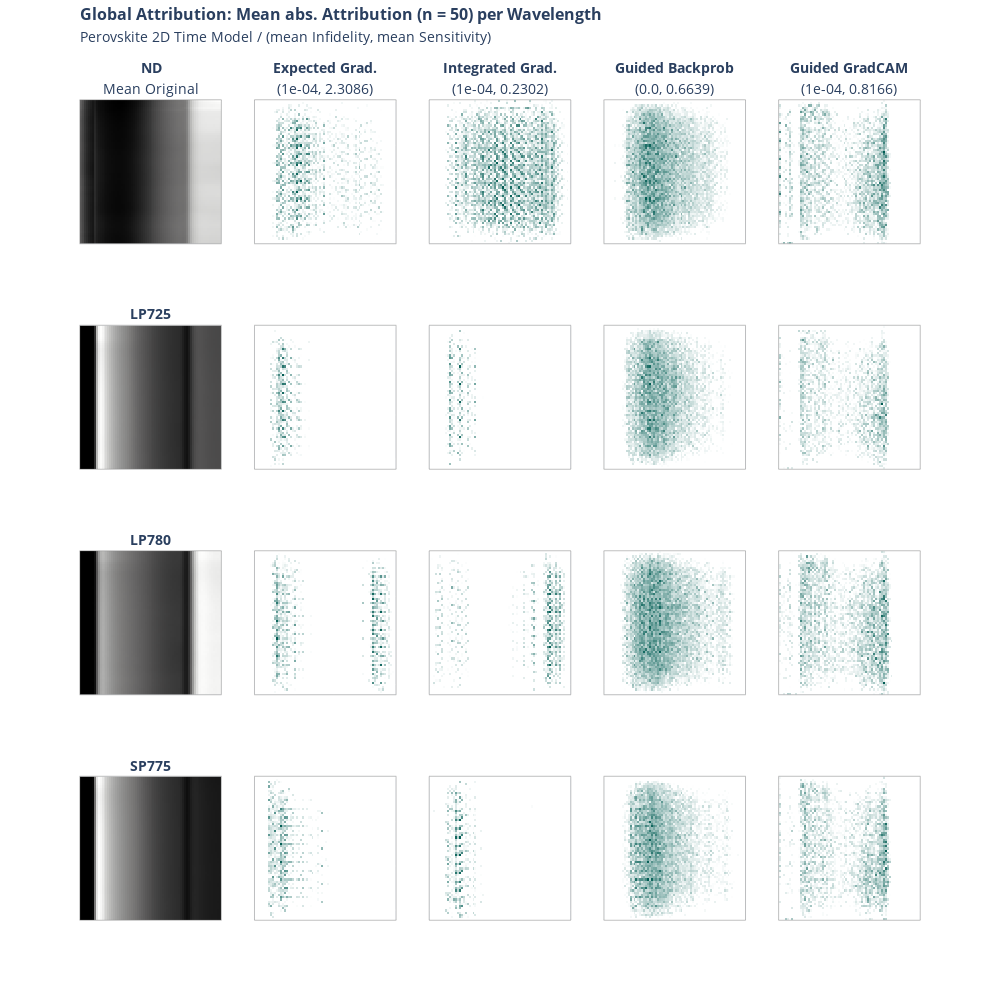

Notebook code for this chart:
### Code cell
import plotly.graph_objects as go
import plotly.express as px
from plotly.subplots import make_subplots

def format_title(title, subtitle=None,font_size=16, subtitle_font_size=14):
    title = f'<span style="font-size: {font_size}px;"><b>{title}</b></span>'
    if not subtitle:
        return title
    subtitle = f'<span style="font-size: {subtitle_font_size}px;">{subtitle}</span>'
    return f'{title}<br>{subtitle}'

colors = [(0, "#ffffff"),(0.3, "#ffffff"), (1, "#005C53")]

x = x_batch.mean(0)

fig = make_subplots(rows=4, 
                    cols=5,
                    vertical_spacing = 0.1,
                    subplot_titles=(format_title("ND", "Mean Original",font_size=14),
                    format_title("Expected Grad.","(" + str(np.round(infid_eg.numpy(),4)) + ", " + str(np.round(sens_eg.numpy(),4)) + ")",font_size=14), 
                    format_title("Integrated Grad.", "(" + str(np.round(infid_ig.numpy(),4)) + ", " + str(np.round(sens_ig.numpy(),4)) + ")",font_size=14),
                    format_title("Guided Backprob", "(" + str(np.round(infid_gbp.numpy(),4)) + ", " + str(np.round(sens_gbp.numpy(),4)) + ")",font_size=14),
                    format_title("Guided GradCAM", "(" + str(np.round(infid_ggc.numpy(),4)) + ", " + str(np.round(sens_ggc.numpy(),4)) + ")",font_size=14),
                    format_title("LP725", None,font_size=14),None,None,None,None,
                    format_title("LP780", None,font_size=14),None,None,None,None,
                    format_title("SP775", None,font_size=14),None,None,None,None,)
                    )

fig.add_trace(go.Heatmap(z = x.numpy()[0], colorscale="gray", showscale=False), row=1, col=1)
fig.add_trace(go.Heatmap(z = attr_eg.numpy().squeeze()[0],colorscale=colors, showscale=False), row=1, col=2)
fig.add_trace(go.Heatmap(z = attr_ig.numpy().squeeze()[0],colorscale=colors, showscale=False), row=1, col=3)
fig.add_trace(go.Heatmap(z = attr_gbp.numpy().squeeze()[0],colorscale=colors, showscale=False), row=1, col=4)
fig.add_trace(go.Heatmap(z = attr_ggc.numpy().squeeze()[0],colorscale=colors, showscale=False), row=1, col=5)

fig.add_trace(go.Heatmap(z = x.numpy()[1], colorscale="gray", showscale=False), row=2, col=1)
fig.add_trace(go.Heatmap(z = attr_eg.numpy().squeeze()[1],colorscale=colors, showscale=False), row=2, col=2)
fig.add_trace(go.Heatmap(z = attr_ig.numpy().squeeze()[1],colorscale=colors, showscale=False), row=2, col=3)
fig.add_trace(go.Heatmap(z = attr_gbp.numpy().squeeze()[1],colorscale=colors, showscale=False), row=2, col=4)
fig.add_trace(go.Heatmap(z = attr_ggc.numpy().squeeze()[1],colorscale=colors, showscale=False), row=2, col=5)

fig.add_trace(go.Heatmap(z = x.numpy()[2], colorscale="gray", showscale=False), row=3, col=1)
fig.add_trace(go.Heatmap(z = attr_eg.numpy().squeeze()[2],colorscale=colors, showscale=False), row=3, col=2)
fig.add_trace(go.Heatmap(z = attr_ig.numpy().squeeze()[2],colorscale=colors, showscale=False), row=3, col=3)
fig.add_trace(go.Heatmap(z = attr_gbp.numpy().squeeze()[2],colorscale=colors, showscale=False), row=3, col=4)
fig.add_trace(go.Heatmap(z = attr_ggc.numpy().squeeze()[2],colorscale=colors, showscale=False), row=3, col=5)

fig.add_trace(go.Heatmap(z = x.numpy()[3], colorscale="gray", showscale=False), row=4, col=1)
fig.add_trace(go.Heatmap(z = attr_eg.numpy().squeeze()[3],colorscale=colors, showscale=False), row=4, col=2)
fig.add_trace(go.Heatmap(z = attr_ig.numpy().squeeze()[3],colorscale=colors, showscale=False), row=4, col=3)
fig.add_trace(go.Heatmap(z = attr_gbp.numpy().squeeze()[3],colorscale=colors, showscale=False), row=4, col=4)
fig.add_trace(go.Heatmap(z = attr_ggc.numpy().squeeze()[3],colorscale=colors, showscale=False), row=4, col=5)

fig.update_yaxes(autorange='reversed', showticklabels = False)
fig.update_xaxes(showticklabels = False)

fig.update_layout(
    title= format_title("Global Attribution: Mean abs. Attribution (n = " + str(batch_size) + ") per Wavelength",
    "Perovskite 2D Time Model / (mean Infidelity, mean Sensitivity)"),
    title_y = 0.98,
    title_x = 0.08,
    height=1000, width=1000
)

fig.update_xaxes(showline=True, linewidth=0.5, linecolor='grey', mirror=True)
fig.update_yaxes(showline=True, linewidth=0.5, linecolor='grey', mirror=True)

fig.write_image("xai/images/2D_time/2D_cmp_global_wl.png", scale=2)

fig.show()

### Figure 1 — Plotly figure (JSON) as saved in the notebook; plotly's stock layout.template omitted (floating-point values rounded to 4 significant figures; data arrays with more than 128 entries replaced by an {"elided": "..."} marker saying what was removed)
{"data": [{"colorscale": [[0, "rgb(0, 0, 0)"], [0.09091, "rgb(16, 16, 16)"], [0.1818, "rgb(38, 38, 38)"], [0.2727, "rgb(59, 59, 59)"], [0.3636, "rgb(81, 80, 80)"], [0.4545, "rgb(102, 101, 101)"], [0.5455, "rgb(124, 123, 122)"], [0.6364, "rgb(146, 146, 145)"], [0.7273, "rgb(171, 171, 170)"], [0.8182, "rgb(197, 197, 195)"], [0.9091, "rgb(224, 224, 223)"], [1, "rgb(254, 254, 253)"]], "showscale": false, "type": "heatmap", "xaxis": "x", "yaxis": "y", "z": {"elided": "65x72 float values"}}, {"colorscale": [[0, "#ffffff"], [0.3, "#ffffff"], [1, "#005C53"]], "showscale": false, "type": "heatmap", "xaxis": "x2", "yaxis": "y2", "z": {"elided": "65x72 float values"}}, {"colorscale": [[0, "#ffffff"], [0.3, "#ffffff"], [1, "#005C53"]], "showscale": false, "type": "heatmap", "xaxis": "x3", "yaxis": "y3", "z": {"elided": "65x72 float values"}}, {"colorscale": [[0, "#ffffff"], [0.3, "#ffffff"], [1, "#005C53"]], "showscale": false, "type": "heatmap", "xaxis": "x4", "yaxis": "y4", "z": {"elided": "65x72 float values"}}, {"colorscale": [[0, "#ffffff"], [0.3, "#ffffff"], [1, "#005C53"]], "showscale": false, "type": "heatmap", "xaxis": "x5", "yaxis": "y5", "z": {"elided": "65x72 float values"}}, {"colorscale": [[0, "rgb(0, 0, 0)"], [0.09091, "rgb(16, 16, 16)"], [0.1818, "rgb(38, 38, 38)"], [0.2727, "rgb(59, 59, 59)"], [0.3636, "rgb(81, 80, 80)"], [0.4545, "rgb(102, 101, 101)"], [0.5455, "rgb(124, 123, 122)"], [0.6364, "rgb(146, 146, 145)"], [0.7273, "rgb(171, 171, 170)"], [0.8182, "rgb(197, 197, 195)"], [0.9091, "rgb(224, 224, 223)"], [1, "rgb(254, 254, 253)"]], "showscale": false, "type": "heatmap", "xaxis": "x6", "yaxis": "y6", "z": {"elided": "65x72 float values"}}, {"colorscale": [[0, "#ffffff"], [0.3, "#ffffff"], [1, "#005C53"]], "showscale": false, "type": "heatmap", "xaxis": "x7", "yaxis": "y7", "z": {"elided": "65x72 float values"}}, {"colorscale": [[0, "#ffffff"], [0.3, "#ffffff"], [1, "#005C53"]], "showscale": false, "type": "heatmap", "xaxis": "x8", "yaxis": "y8", "z": {"elided": "65x72 float values"}}, {"colorscale": [[0, "#ffffff"], [0.3, "#ffffff"], [1, "#005C53"]], "showscale": false, "type": "heatmap", "xaxis": "x9", "yaxis": "y9", "z": {"elided": "65x72 float values"}}, {"colorscale": [[0, "#ffffff"], [0.3, "#ffffff"], [1, "#005C53"]], "showscale": false, "type": "heatmap", "xaxis": "x10", "yaxis": "y10", "z": {"elided": "65x72 float values"}}, {"colorscale": [[0, "rgb(0, 0, 0)"], [0.09091, "rgb(16, 16, 16)"], [0.1818, "rgb(38, 38, 38)"], [0.2727, "rgb(59, 59, 59)"], [0.3636, "rgb(81, 80, 80)"], [0.4545, "rgb(102, 101, 101)"], [0.5455, "rgb(124, 123, 122)"], [0.6364, "rgb(146, 146, 145)"], [0.7273, "rgb(171, 171, 170)"], [0.8182, "rgb(197, 197, 195)"], [0.9091, "rgb(224, 224, 223)"], [1, "rgb(254, 254, 253)"]], "showscale": false, "type": "heatmap", "xaxis": "x11", "yaxis": "y11", "z": {"elided": "65x72 float values"}}, {"colorscale": [[0, "#ffffff"], [0.3, "#ffffff"], [1, "#005C53"]], "showscale": false, "type": "heatmap", "xaxis": "x12", "yaxis": "y12", "z": {"elided": "65x72 float values"}}, {"colorscale": [[0, "#ffffff"], [0.3, "#ffffff"], [1, "#005C53"]], "showscale": false, "type": "heatmap", "xaxis": "x13", "yaxis": "y13", "z": {"elided": "65x72 float values"}}, {"colorscale": [[0, "#ffffff"], [0.3, "#ffffff"], [1, "#005C53"]], "showscale": false, "type": "heatmap", "xaxis": "x14", "yaxis": "y14", "z": {"elided": "65x72 float values"}}, {"colorscale": [[0, "#ffffff"], [0.3, "#ffffff"], [1, "#005C53"]], "showscale": false, "type": "heatmap", "xaxis": "x15", "yaxis": "y15", "z": {"elided": "65x72 float values"}}, {"colorscale": [[0, "rgb(0, 0, 0)"], [0.09091, "rgb(16, 16, 16)"], [0.1818, "rgb(38, 38, 38)"], [0.2727, "rgb(59, 59, 59)"], [0.3636, "rgb(81, 80, 80)"], [0.4545, "rgb(102, 101, 101)"], [0.5455, "rgb(124, 123, 122)"], [0.6364, "rgb(146, 146, 145)"], [0.7273, "rgb(171, 171, 170)"], [0.8182, "rgb(197, 197, 195)"], [0.9091, "rgb(224, 224, 223)"], [1, "rgb(254, 254, 253)"]], "showscale": false, "type": "heatmap", "xaxis": "x16", "yaxis": "y16", "z": {"elided": "65x72 float values"}}, {"colorscale": [[0, "#ffffff"], [0.3, "#ffffff"], [1, "#005C53"]], "showscale": false, "type": "heatmap", "xaxis": "x17", "yaxis": "y17", "z": {"elided": "65x72 float values"}}, {"colorscale": [[0, "#ffffff"], [0.3, "#ffffff"], [1, "#005C53"]], "showscale": false, "type": "heatmap", "xaxis": "x18", "yaxis": "y18", "z": {"elided": "65x72 float values"}}, {"colorscale": [[0, "#ffffff"], [0.3, "#ffffff"], [1, "#005C53"]], "showscale": false, "type": "heatmap", "xaxis": "x19", "yaxis": "y19", "z": {"elided": "65x72 float values"}}, {"colorscale": [[0, "#ffffff"], [0.3, "#ffffff"], [1, "#005C53"]], "showscale": false, "type": "heatmap", "xaxis": "x20", "yaxis": "y20", "z": {"elided": "65x72 float values"}}], "layout": {"annotations": [{"font": {"size": 16}, "showarrow": false, "text": "<span style=\"font-size: 14px;\"><b>ND</b></span><br><span style=\"font-size: 14px;\">Mean Original</span>", "x": 0.084, "xanchor": "center", "xref": "paper", "y": 1, "yanchor": "bottom", "yref": "paper"}, {"font": {"size": 16}, "showarrow": false, "text": "<span style=\"font-size: 14px;\"><b>Expected Grad.</b></span><br><span style=\"font-size: 14px;\">(1e-04, 2.3086)</span>", "x": 0.292, "xanchor": "center", "xref": "paper", "y": 1, "yanchor": "bottom", "yref": "paper"}, {"font": {"size": 16}, "showarrow": false, "text": "<span style=\"font-size: 14px;\"><b>Integrated Grad.</b></span><br><span style=\"font-size: 14px;\">(1e-04, 0.2302)</span>", "x": 0.5, "xanchor": "center", "xref": "paper", "y": 1, "yanchor": "bottom", "yref": "paper"}, {"font": {"size": 16}, "showarrow": false, "text": "<span style=\"font-size: 14px;\"><b>Guided Backprob</b></span><br><span style=\"font-size: 14px;\">(0.0, 0.6639)</span>", "x": 0.708, "xanchor": "center", "xref": "paper", "y": 1, "yanchor": "bottom", "yref": "paper"}, {"font": {"size": 16}, "showarrow": false, "text": "<span style=\"font-size: 14px;\"><b>Guided GradCAM</b></span><br><span style=\"font-size: 14px;\">(1e-04, 0.8166)</span>", "x": 0.916, "xanchor": "center", "xref": "paper", "y": 1, "yanchor": "bottom", "yref": "paper"}, {"font": {"size": 16}, "showarrow": false, "text": "<span style=\"font-size: 14px;\"><b>LP725</b></span>", "x": 0.084, "xanchor": "center", "xref": "paper", "y": 0.725, "yanchor": "bottom", "yref": "paper"}, {"font": {"size": 16}, "showarrow": false, "text": "<span style=\"font-size: 14px;\"><b>LP780</b></span>", "x": 0.084, "xanchor": "center", "xref": "paper", "y": 0.45, "yanchor": "bottom", "yref": "paper"}, {"font": {"size": 16}, "showarrow": false, "text": "<span style=\"font-size: 14px;\"><b>SP775</b></span>", "x": 0.084, "xanchor": "center", "xref": "paper", "y": 0.175, "yanchor": "bottom", "yref": "paper"}], "height": 1000, "title": {"text": "<span style=\"font-size: 16px;\"><b>Global Attribution: Mean abs. Attribution (n = 50) per Wavelength</b></span><br><span style=\"font-size: 14px;\">Perovskite 2D Time Model / (mean Infidelity, mean Sensitivity)</span>", "x": 0.08, "y": 0.98}, "width": 1000, "xaxis": {"anchor": "y", "domain": [0, 0.168], "linecolor": "grey", "linewidth": 0.5, "mirror": true, "showline": true, "showticklabels": false}, "xaxis10": {"anchor": "y10", "domain": [0.832, 1], "linecolor": "grey", "linewidth": 0.5, "mirror": true, "showline": true, "showticklabels": false}, "xaxis11": {"anchor": "y11", "domain": [0, 0.168], "linecolor": "grey", "linewidth": 0.5, "mirror": true, "showline": true, "showticklabels": false}, "xaxis12": {"anchor": "y12", "domain": [0.208, 0.376], "linecolor": "grey", "linewidth": 0.5, "mirror": true, "showline": true, "showticklabels": false}, "xaxis13": {"anchor": "y13", "domain": [0.416, 0.584], "linecolor": "grey", "linewidth": 0.5, "mirror": true, "showline": true, "showticklabels": false}, "xaxis14": {"anchor": "y14", "domain": [0.624, 0.792], "linecolor": "grey", "linewidth": 0.5, "mirror": true, "showline": true, "showticklabels": false}, "xaxis15": {"anchor": "y15", "domain": [0.832, 1], "linecolor": "grey", "linewidth": 0.5, "mirror": true, "showline": true, "showticklabels": false}, "xaxis16": {"anchor": "y16", "domain": [0, 0.168], "linecolor": "grey", "linewidth": 0.5, "mirror": true, "showline": true, "showticklabels": false}, "xaxis17": {"anchor": "y17", "domain": [0.208, 0.376], "linecolor": "grey", "linewidth": 0.5, "mirror": true, "showline": true, "showticklabels": false}, "xaxis18": {"anchor": "y18", "domain": [0.416, 0.584], "linecolor": "grey", "linewidth": 0.5, "mirror": true, "showline": true, "showticklabels": false}, "xaxis19": {"anchor": "y19", "domain": [0.624, 0.792], "linecolor": "grey", "linewidth": 0.5, "mirror": true, "showline": true, "showticklabels": false}, "xaxis2": {"anchor": "y2", "domain": [0.208, 0.376], "linecolor": "grey", "linewidth": 0.5, "mirror": true, "showline": true, "showticklabels": false}, "xaxis20": {"anchor": "y20", "domain": [0.832, 1], "linecolor": "grey", "linewidth": 0.5, "mirror": true, "showline": true, "showticklabels": false}, "xaxis3": {"anchor": "y3", "domain": [0.416, 0.584], "linecolor": "grey", "linewidth": 0.5, "mirror": true, "showline": true, "showticklabels": false}, "xaxis4": {"anchor": "y4", "domain": [0.624, 0.792], "linecolor": "grey", "linewidth": 0.5, "mirror": true, "showline": true, "showticklabels": false}, "xaxis5": {"anchor": "y5", "domain": [0.832, 1], "linecolor": "grey", "linewidth": 0.5, "mirror": true, "showline": true, "showticklabels": false}, "xaxis6": {"anchor": "y6", "domain": [0, 0.168], "linecolor": "grey", "linewidth": 0.5, "mirror": true, "showline": true, "showticklabels": false}, "xaxis7": {"anchor": "y7", "domain": [0.208, 0.376], "linecolor": "grey", "linewidth": 0.5, "mirror": true, "showline": true, "showticklabels": false}, "xaxis8": {"anchor": "y8", "domain": [0.416, 0.584], "linecolor": "grey", "linewidth": 0.5, "mirror": true, "showline": true, "showticklabels": false}, "xaxis9": {"anchor": "y9", "domain": [0.624, 0.792], "linecolor": "grey", "linewidth": 0.5, "mirror": true, "showline": true, "showticklabels": false}, "yaxis": {"anchor": "x", "autorange": "reversed", "domain": [0.825, 1], "linecolor": "grey", "linewidth": 0.5, "mirror": true, "showline": true, "showticklabels": false}, "yaxis10": {"anchor": "x10", "autorange": "reversed", "domain": [0.55, 0.725], "linecolor": "grey", "linewidth": 0.5, "mirror": true, "showline": true, "showticklabels": false}, "yaxis11": {"anchor": "x11", "autorange": "reversed", "domain": [0.275, 0.45], "linecolor": "grey", "linewidth": 0.5, "mirror": true, "showline": true, "showticklabels": false}, "yaxis12": {"anchor": "x12", "autorange": "reversed", "domain": [0.275, 0.45], "linecolor": "grey", "linewidth": 0.5, "mirror": true, "showline": true, "showticklabels": false}, "yaxis13": {"anchor": "x13", "autorange": "reversed", "domain": [0.275, 0.45], "linecolor": "grey", "linewidth": 0.5, "mirror": true, "showline": true, "showticklabels": false}, "yaxis14": {"anchor": "x14", "autorange": "reversed", "domain": [0.275, 0.45], "linecolor": "grey", "linewidth": 0.5, "mirror": true, "showline": true, "showticklabels": false}, "yaxis15": {"anchor": "x15", "autorange": "reversed", "domain": [0.275, 0.45], "linecolor": "grey", "linewidth": 0.5, "mirror": true, "showline": true, "showticklabels": false}, "yaxis16": {"anchor": "x16", "autorange": "reversed", "domain": [0, 0.175], "linecolor": "grey", "linewidth": 0.5, "mirror": true, "showline": true, "showticklabels": false}, "yaxis17": {"anchor": "x17", "autorange": "reversed", "domain": [0, 0.175], "linecolor": "grey", "linewidth": 0.5, "mirror": true, "showline": true, "showticklabels": false}, "yaxis18": {"anchor": "x18", "autorange": "reversed", "domain": [0, 0.175], "linecolor": "grey", "linewidth": 0.5, "mirror": true, "showline": true, "showticklabels": false}, "yaxis19": {"anchor": "x19", "autorange": "reversed", "domain": [0, 0.175], "linecolor": "grey", "linewidth": 0.5, "mirror": true, "showline": true, "showticklabels": false}, "yaxis2": {"anchor": "x2", "autorange": "reversed", "domain": [0.825, 1], "linecolor": "grey", "linewidth": 0.5, "mirror": true, "showline": true, "showticklabels": false}, "yaxis20": {"anchor": "x20", "autorange": "reversed", "domain": [0, 0.175], "linecolor": "grey", "linewidth": 0.5, "mirror": true, "showline": true, "showticklabels": false}, "yaxis3": {"anchor": "x3", "autorange": "reversed", "domain": [0.825, 1], "linecolor": "grey", "linewidth": 0.5, "mirror": true, "showline": true, "showticklabels": false}, "yaxis4": {"anchor": "x4", "autorange": "reversed", "domain": [0.825, 1], "linecolor": "grey", "linewidth": 0.5, "mirror": true, "showline": true, "showticklabels": false}, "yaxis5": {"anchor": "x5", "autorange": "reversed", "domain": [0.825, 1], "linecolor": "grey", "linewidth": 0.5, "mirror": true, "showline": true, "showticklabels": false}, "yaxis6": {"anchor": "x6", "autorange": "reversed", "domain": [0.55, 0.725], "linecolor": "grey", "linewidth": 0.5, "mirror": true, "showline": true, "showticklabels": false}, "yaxis7": {"anchor": "x7", "autorange": "reversed", "domain": [0.55, 0.725], "linecolor": "grey", "linewidth": 0.5, "mirror": true, "showline": true, "showticklabels": false}, "yaxis8": {"anchor": "x8", "autorange": "reversed", "domain": [0.55, 0.725], "linecolor": "grey", "linewidth": 0.5, "mirror": true, "showline": true, "showticklabels": false}, "yaxis9": {"anchor": "x9", "autorange": "reversed", "domain": [0.55, 0.725], "linecolor": "grey", "linewidth": 0.5, "mirror": true, "showline": true, "showticklabels": false}}}
